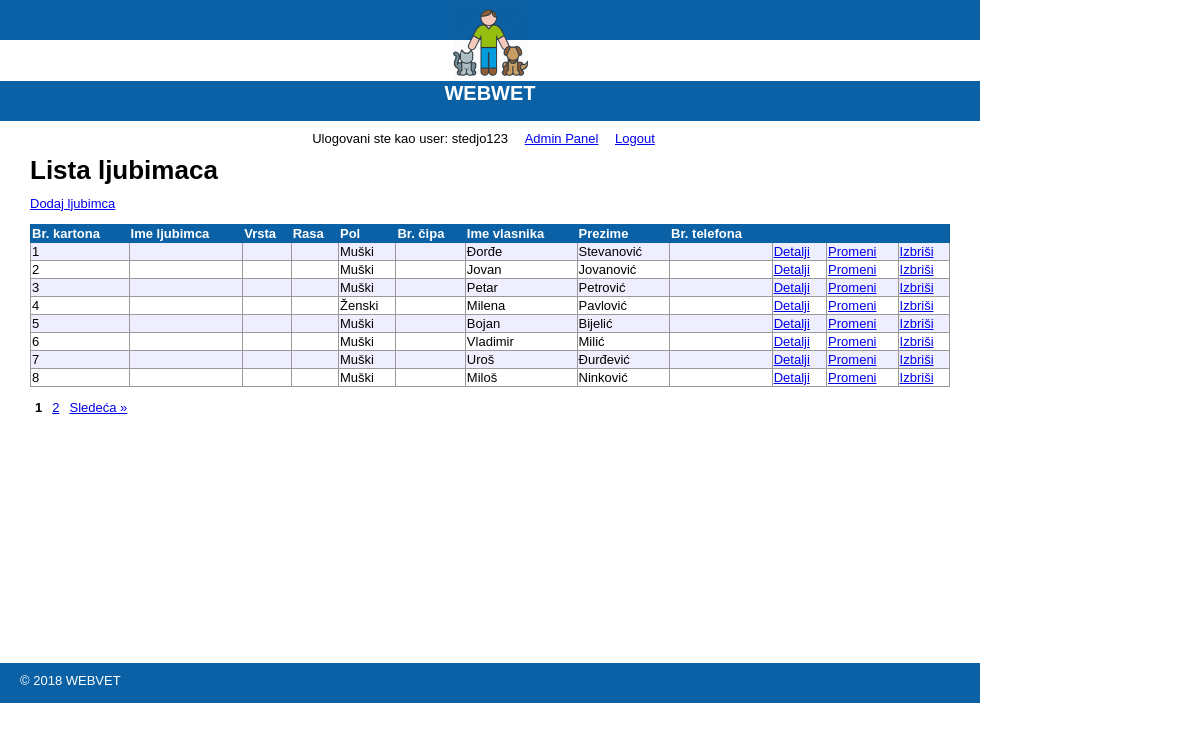
The page /staff/ljubimci/index.php (signed in) on the database its author committed.
### tables this page shows
CREATE TABLE `lista` (
  `id` int(11) NOT NULL,
  `br_leg` varchar(255) NOT NULL,
  `ime` varchar(255) NOT NULL,
  `prezime` varchar(255) NOT NULL,
  `jmbg` varchar(255) DEFAULT NULL,
  `pol` int(3) NOT NULL,
  `state` varchar(255) NOT NULL,
  `prebivaliste` varchar(255) NOT NULL,
  `rang` int(3) NOT NULL,
  `sud_lista` tinyint(3) NOT NULL,
  `description` text NOT NULL
);

### private/functions.php (called while the page is built, shortened)
<?php
function url_for($script_path) {
  return WWW_ROOT . $script_path;
}
function u($string="") {
  return urlencode($string);
}
function h($string="") {
  return htmlspecialchars($string);
}
?>

### private/initialize.php (called while the page is built, shortened)
<?php
  require_once('functions.php');
  $session = new Session;

### private/classes/session.class.php (called while the page is built, shortened)
<?php
class Session{
    private $admin_id;
    private $last_login;
    public function is_logged_in(){
        return isset($this->admin_id) && $this->last_login_is_recent();
    }
    private function check_stored_login(){
        if(isset($_SESSION['admin_id'])){
            $this->admin_id = $_SESSION['admin_id'];
            $this->username = $_SESSION['username'];
            $this->last_login = $_SESSION['last_login'];
        }
    }
    private function last_login_is_recent() {
    if(!isset($this->last_login)) {
      return false;
    } elseif(($this->last_login + self::MAX_LOGIN_AGE) < time()) {
      return false;
    } else {
      return true;
    }
  }
}

### private/classes/databaseobject.class.php (called while the page is built, shortened)
<?php
class DatabaseObject {
    static protected $database;
    static protected $table_name = "";
    static public function set_database($database) {
      self::$database = $database;
  }
  static public function find_by_sql($sql) {
    $result = self::$database->query($sql);
    $object_array = [];
    while($record = $result->fetch_assoc()) {
      $object_array[] = static::instantiate($record);
    }
    return $object_array;
  }
  static protected function instantiate($record) {
    $object = new static;
    foreach($record as $property => $value) {
      if(property_exists($object, $property)) {
        $object->$property = $value;
      }
    }
    return $object;
  }
  static public function count_all() {
    $sql = "SELECT COUNT(*) FROM " . static::$table_name;
    $result_set = self::$database->query($sql);
    $row = $result_set->fetch_array();
    return array_shift($row);
  }
}

### private/classes/lista.class.php (called while the page is built, shortened)
<?php
class Lista extends DatabaseObject {
  public $pol;
  public function __construct($args=[]) {
    $this->pol = $args['pol'] ?? '';
  }
  public function pol(){
      if($this->pol >0){
          return self::POL[$this->pol];
      }else {
          return "Nepoznato";
      }
  }
}

### public/staff/ljubimci/index.php (the view, shortened to what this page needs)
<?php require_once('../../../private/initialize.php'); ?>
<?php
$current_page = $_GET['page'] ?? 1;
$per_page = 8;
$total_count = Lista::count_all();
$pagination = new Pagination($current_page, $per_page, $total_count);
$sql = "SELECT * FROM lista ";
$sql .= "LIMIT {$per_page} ";
$sql .= "OFFSET {$pagination->offset()}";
$sudije = Lista::find_by_sql($sql);
?>
<?php include(SHARED_PATH . '/public_header2.php'); ?>
<p>&nbsp</p>
<?php include(SHARED_PATH . '/staff_header.php'); ?>
<div id="content">
  <div class="bicycles listing">
    <h1>Lista ljubimaca</h1>
    <div class="actions">
      <a class="action" href="<?php echo url_for('/staff/ljubimci/new.php'); ?>">Dodaj ljubimca</a>
    </div>
  	<table class="list">
      <tr>
        <th>Br. kartona</th>
        <th>Ime ljubimca</th>
        <th>Vrsta</th>
        <th>Rasa</th>
        <th>Pol</th>
        <th>Br. čipa</th>
        <th>Ime vlasnika</th>
        <th>Prezime</th>
        <th>Br. telefona</th>
        <th>&nbsp;</th>
        <th>&nbsp;</th>
        <th>&nbsp;</th>
      </tr>
      <?php foreach($sudije as $sudija) { ?>
        <tr>
          <td><?php echo h($sudija->id); ?></td>
          <td><?php echo h($sudija->ime_pet); ?></td>
          <td><?php echo h($sudija->vrsta); ?></td>
          <td><?php echo h($sudija->rasa); ?></td>
          <td><?php echo h($sudija->pol()); ?></td>
          <td><?php echo h($sudija->br_cipa); ?></td>
          <td><?php echo h($sudija->ime); ?></td>
          <td><?php echo h($sudija->prezime); ?></td>
          <td><?php echo h($sudija->br_tel); ?></td>
          <td><a class="action" href="<?php echo url_for('/staff/ljubimci/show.php?id=' . h(u($sudija->id))); ?>">Detalji</a></td>
          <td><a class="action" href="<?php echo url_for('/staff/ljubimci/edit.php?id=' . h(u($sudija->id))); ?>">Promeni</a></td>
          <td><a class="action" href="<?php echo url_for('/staff/ljubimci/delete.php?id=' . h(u($sudija->id))); ?>">Izbriši</a></td>
    	  </tr>
      <?php } ?>
  	</table>
<?php
$url = url_for('/staff/ljubimci/index.php');
echo $pagination->page_links($url);
?>
  </div>
</div>
<?php include(SHARED_PATH . '/staff_footer.php'); ?>

### private/shared/public_header2.php (shortened to what this page needs)
<!doctype html>
<html lang="en">
  <head>
    <link rel="stylesheet" media="all" href="<?php echo url_for('/stylesheets/public.css'); ?>" />
  </head>
  <body>
    <header>
      <h1>
        <a href="<?php echo url_for('/index.php'); ?>">
          <img class="bike-icon" src="<?php echo url_for('/images/cat-dog-man.png') ?>" />
        </a>
      </h1>
    </header>

### private/shared/staff_header.php (shortened to what this page needs)
<!doctype html>
<html lang="en">
  <head>
    <link rel="stylesheet" media="all" href="<?php echo url_for('/stylesheets/staff.css'); ?>" />
  </head>
  <body>
    <header>
      <h1>WEBWET</h1>
    </header>
    <navigation>
      <ul>
        <?php if($session->is_logged_in()) { ?>
        <li>Ulogovani ste kao user: <?php echo $session->username; ?></li>
        <li><a href="<?php echo url_for('/staff/index.php'); ?>">Admin Panel</a></li>
        <li><a href="<?php echo url_for('/staff/logout.php'); ?>">Logout</a></li>
          <?php } ?>
      </ul>
    </navigation>

### private/classes/pagination.class.php (shortened to what this page needs)
<?php
class Pagination {
  public $current_page;
  public $per_page;
  public $total_count;
  public function __construct($page=1, $per_page=20, $total_count=0) {
    $this->current_page = (int) $page;
    $this->per_page = (int) $per_page;
    $this->total_count = (int) $total_count;
  }
  public function offset() {
    return $this->per_page * ($this->current_page - 1);
  }
  public function total_pages() {
    return ceil($this->total_count / $this->per_page);
  }
  public function previous_page() {
    $prev = $this->current_page - 1;
    return ($prev > 0) ? $prev : false;
  }
  public function next_page() {
    $next = $this->current_page + 1;
    return ($next <= $this->total_pages()) ? $next : false;
  }
  public function previous_link($url="") {
    $link = "";
    return $link;
  }
  public function next_link($url="") {
    $link = "";
    if($this->next_page() != false) {
      $link .= "<a href=\"{$url}?page={$this->next_page()}\">";
      $link .= "Sledeća &raquo;</a>";
    }
    return $link;
  }
  public function number_links($url="") {
    $output = "";
    for($i=1; $i <= $this->total_pages(); $i++) {
      if($i == $this->current_page) {
        $output .= "<span class=\"selected\">{$i}</span>";
      } else {
        $output .= "<a href=\"{$url}?page={$i}\">{$i}</a>";
      }
    }
    return $output;
  }
  public function page_links($url) {
    $output = "";
    if($this->total_pages() > 1) {
      $output .= "<div class=\"pagination\">";
      $output .= $this->previous_link($url);
      $output .= $this->number_links($url);
      $output .= $this->next_link($url);
      $output .= "</div>";
    }
    return $output;
  }
}
?>

### private/shared/staff_footer.php (shortened to what this page needs)
<footer>
  &copy; <?php echo date('Y'); ?> WEBVET
</footer>
</body>
</html>

### public/stylesheets/public.css (style rules this page uses)
html { height: 100%; width: 100%; }
body { width: 100%; height: 100%; border: 0; font: 13px/15px Verdana, Arial, Helvetica, sans-serif; background: #FFFFFF; }
header { width: 1200px; margin: 0 auto; padding: 0; text-align: left; color: #FFFFFF; }
header h1 { margin: 50px 0 0 0; text-align: center; }
header h1 a { text-decoration: none; color: #000; letter-spacing: 0.4em; }
header h1 a img.bike-icon { display: inline-block; margin-bottom: 30px; width: 75px; }
footer { clear: both; width: 1200px; margin: 0 auto; padding: 10px; background-color: #FFFFFF; }
.pagination { margin: 1em 0; }
.pagination a, .pagination span { display: inline-block; margin: 0 5px; }
.pagination span.selected { font-weight: bold; color: #000; }

### public/stylesheets/staff.css (style rules this page uses)
html { height: 100%; width: 100%; }
body { height: 980px; width: 100%; margin: 0; padding: 0; }
header { width: 980px; height: 40px; margin: 0 0 10px 0; padding: 0; background: #0B61A5; color: white; }
header h1 { margin: 0; padding: 5px; font-size: 20px; font-family: Verdana, Arial, Helvetica, sans-serif; text-align: center; }
navigation { width: 980px; margin: 0; padding: 0; text-align: center; }
navigation ul { width: 980px; list-style: none; padding: 0; margin: 0; }
navigation ul li { display: inline; margin-right: 1em; }
#content { width: 920px; min-height: 500px; padding: 0 30px; }
footer { width: 940px; height: 20px; margin: 0 0 10px 0; padding: 10px 20px; background: #0B61A5; color: white; }
.actions { margin-bottom: 1em; }
table { border-collapse: collapse; vertical-align: top; }
table.list { width: 100%; }
table.list tr td { border: 1px solid #999999; }
table.list tr th { border: 1px solid #0B61A5; background: #0B61A5; color: white; text-align: left; }
.pagination { margin: 1em 0; }
.pagination a, .pagination span { display: inline-block; margin: 0 5px; }
.pagination span.selected { font-weight: bold; color: #000; }

### rows shown on the page
lista: id "1", pol "Muški", ime "Đorđe", prezime "Stevanović"
lista: id "2", pol "Muški", ime "Jovan", prezime "Jovanović"
lista: id "3", pol "Muški", ime "Petar", prezime "Petrović"
lista: id "4", pol "Ženski", ime "Milena", prezime "Pavlović"
lista: id "5", pol "Muški", ime "Bojan", prezime "Bijelić"
lista: id "6", pol "Muški", ime "Vladimir", prezime "Milić"
lista: id "7", pol "Muški", ime "Uroš", prezime "Đurđević"
lista: id "8", pol "Muški", ime "Miloš", prezime "Ninković"

### other values the page prints
$session->username "stedjo123"
